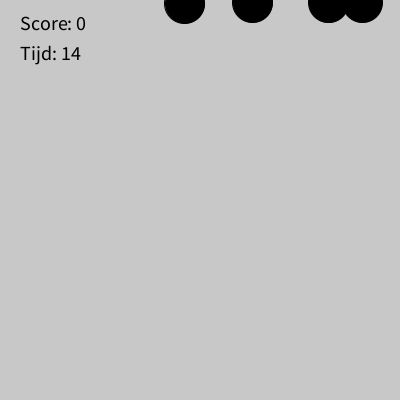
Frame 1 (no input)
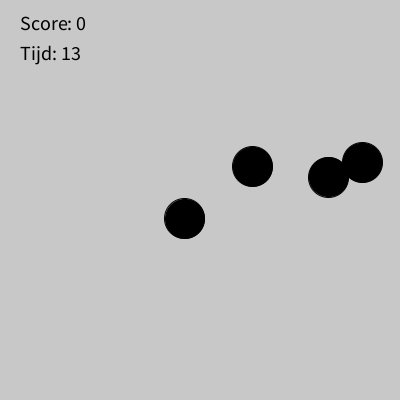
Frame 60 (the mouse pressed at the canvas centre just before this capture)
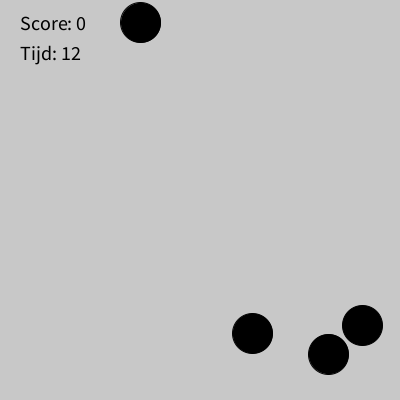
Frame 120 (the mouse held since frame 60 and released just before this capture)

The Processing sketch that drew these frames (run headless with seeded random() and noise(); from frame 60 on, the mouse is pressed at the canvas centre):

// Processing sketch: Eindopdract_game_Vang_het_vallende_circle
// ── Eindopdract_game_Vang_het_vallende_circle.pde
float[] balX;
float[] balY;
float balGrootte = 40;
int score =0;
float[] valSnelheid ;
int aantalBallen= 4;

int startTijd;
int spelDuur=15000;
boolean spelActief=true;
boolean spelAfgelopen = false;

void setup() {

  size(400, 400);
  textSize(20);

  balX=new float[aantalBallen];
  balY=new float[aantalBallen];
  valSnelheid=new float[aantalBallen];

  for (int i =0; i<aantalBallen; i++) {
    resetBal(i); //nieuwe positie
  }
  startTijd = millis();
}


void draw() {
  background(200);

  int verstrekenTijd = millis()-startTijd;


  if (verstrekenTijd> spelDuur) {

    spelActief=false;
    spelAfgelopen= true;
  }




  if ( spelActief) {

    for (int i=0; i<aantalBallen; i++) {
      balY[i] = balY[i] + valSnelheid[i]; //Y-positie

      //bal onderaan het scherm reseten
      if (balY[i] > height) {
        resetBal(i);
      }

      fill (0);
      ellipse(balX[i], balY[i], balGrootte, balGrootte);
    }


    fill(0);
    text("Score: " + score, 20, 30);
    text("Tijd: " + (spelDuur-verstrekenTijd) /1000, 20, 60);
  } else {
    //sprl voorbij
    fill(255, 0, 0);
    textSize(30);
    text("Tijd op ", width/2 -60, height/2);
    textSize(20);
    text("Einde score: " + score, width/2 -60, height/2+40);


    fill(0, 150, 0);
    text("Klik om opnieuw te spelen ", width / 2 -100, height /2 +80);
  }
}

void resetBal(int index) {
  balX[index] = random(balGrootte/2, width - balGrootte/2);
  balY[index]=0;
  valSnelheid[index]=random(2, 5);
}

void mousePressed() {
  if (spelAfgelopen) {
    resetSpel();
  } else {


    for (int i =0; i<aantalBallen; i++) {
      if (dist(mouseX, mouseY, balX[i], balY[i] )< balGrootte/2) {
        score++;
        resetBal(i);
      }
    }
  }
}
void resetSpel() {
  score = 0;
  startTijd= millis();
  spelActief=true;
  spelAfgelopen = false;

  for ( int i = 0; i<aantalBallen; i++) {

    resetBal(i);
  }
}
